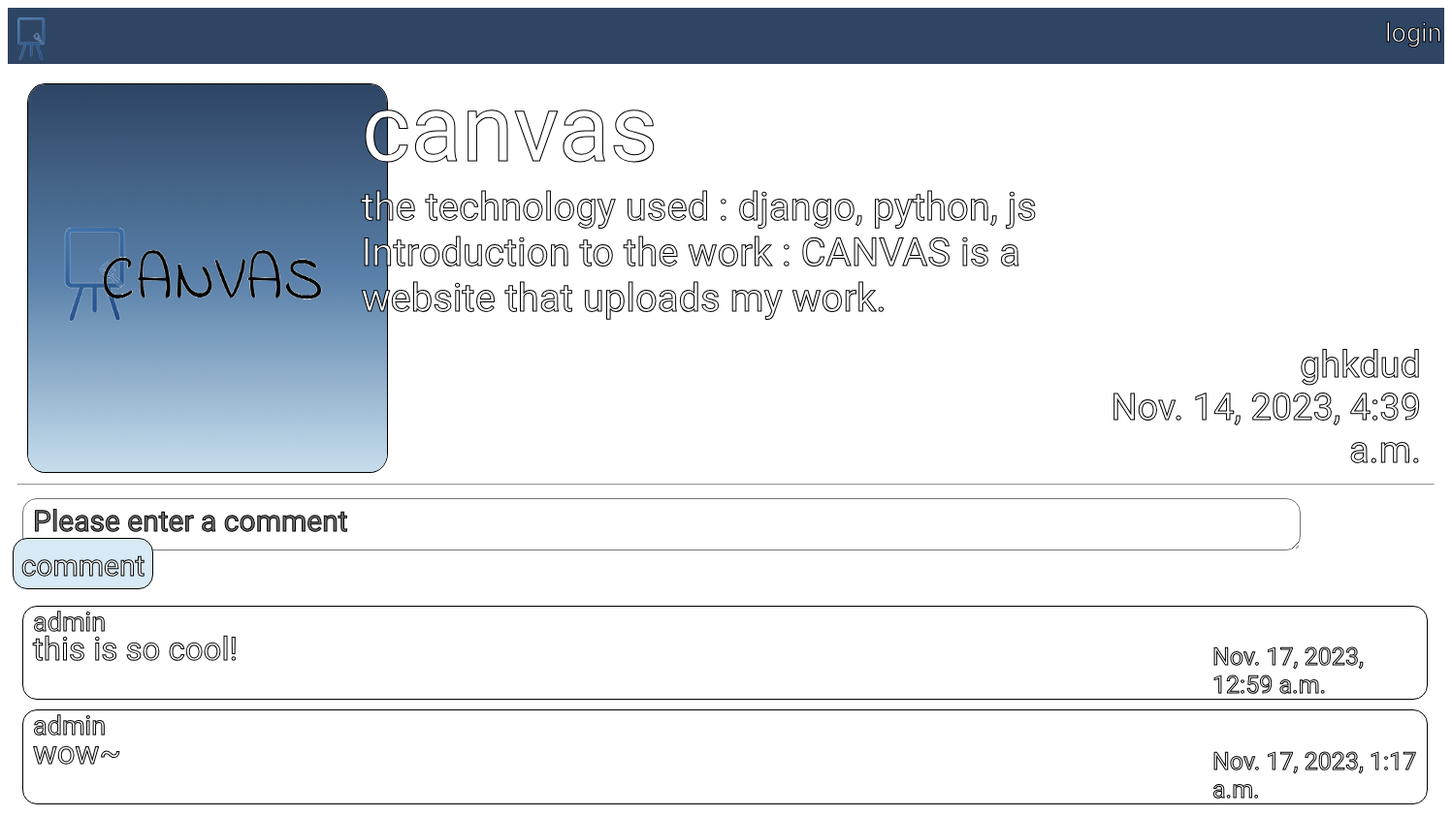
Page /palette/6/ on the committed database.
### palette/models.py (models this page shows, shortened)
class Drawing(models.Model):
    subject = models.CharField(max_length=200)
    author = models.ForeignKey(User, on_delete=models.CASCADE, related_name='author_drawing')
    content = models.TextField(default='')
    imgfile = models.ImageField(null=True, upload_to="", blank=True)
    uploadedFile = models.FileField(upload_to="result/")
    create_date = models.DateTimeField()
    modify_date = models.DateTimeField(null=True, blank=True)
    voter = models.ManyToManyField(User, related_name='voter_drawing')

class Comment(models.Model):
    author = models.ForeignKey(User, on_delete=models.CASCADE, related_name='author_comment')
    drawing = models.ForeignKey(Drawing, on_delete=models.CASCADE)
    content = models.TextField()
    create_date = models.DateTimeField()
    modify_date = models.DateTimeField(null=True, blank=True)
    voter = models.ManyToManyField(User, related_name='voter_comment')

### palette/views.py (the view)
# urls.py: path('<int:drawing_id>/', views.detail, name='detail'),
def detail(request, drawing_id):
    drawing = get_object_or_404(Drawing, pk=drawing_id)
    context = {'drawing': drawing}
    return render(request, 'palette/drawing_detail.html', context)

### templates/palette/drawing_detail.html (shortened to what this page needs)
{% extends 'base.html' %}
{% block content %}
<div class="top">
    <div class="img-wrapper">
        <img src="../../media/{{ drawing.imgfile }}">
    </div>
    <div class='intro'>
        <div class='subject'>{{ drawing.subject }}</div>
        <div class='content'>
            {{ drawing.content }}
        </div>
    </div>
    <div class="right">
        <div class="info">
            <div class='drawing_info'>
                <div class='drawing_user'>{{ drawing.author.username }}</div>
                <div class='drawing_date'>{{ drawing.create_date }}</div>
            </div>
        </div>
    </div>
</div>
<hr class='sep'>
<div class="bot">
    <form action = "{% url 'palette:comment_create' drawing.id %}" method="post">
        <textarea name="content" id="content" rows="15" placeholder="Please enter a comment" class='comment'></textarea>
        <input type="submit" value="comment" class='comment_submit'>
    </form>
        {% for comment in drawing.comment_set.all %}
            <div class='comment_box'>
                <div class="btn_comm">
                    <div class='comment_user'>{{ comment.author.username }}</div>
                </div>
                <div class='comment_content'>{{ comment.content }}</div>
                <div class='comment_date'>{{ comment.create_date }}</div>
            </div>
        {% endfor %}
</div>
{% endblock %}

### templates/palette/drawing_detail.html (style rules this page uses)
.top { display: flex; flex: auto; justify-content: space-between; }
.img-wrapper { display: flex; position: relative; width: 400px; height: 400px; border-radius: 5%; margin-top: 20px; margin-left: 20px; }
.img-wrapper img { border-radius: 5%; position: absolute; transform: translate(50, 50); width: 100%; height: 100%; object-fit: cover; margin: auto; border: 1px solid black; border-radius: 5%; }
.intro { position: relative; font-family: 'Indie Flower', cursive; color:white; -webkit-text-stroke: 1px black; margin-left: -3vh; }
.subject { margin-top: 10px; font-size: 97px; }
.content { position: relative; font-size: 40px; width: 90vh; }
.drawing_info { flex-direction: column; display: flex; font-family: 'Indie Flower', cursive; color:white; -webkit-text-stroke: 1px black; align-items: flex-end; position:relative; text-align: right; font-size: 38px; }
.info { display: flex; align-items: flex-end; }
.right { display: flex; flex-direction: column; justify-content: space-between; position: relative; margin-right: 3vh; }
.sep { position: relative; top: 5px; width: 98.5%; }
.bot { display: block; }
.comment { width: 163vh; height: 45px; border-radius: 15px; font-family: 'Indie Flower', cursive; font-size: 30px; color:white; -webkit-text-stroke: 1px black; padding-top: 5px; padding-left: 10px; margin-top: 10px; margin-left: 15px; }
.comment_submit { position: relative; top: -17px; width: 145px; height: 53px; border: 1px solid black; background-color: #D8EAF6; border-radius: 15px; font-family: 'Indie Flower', cursive; font-size: 30px; color:white; -webkit-text-stroke: 1px black; margin-left: 5px; padding-top: 5px; }
.comment_box { display: flex; flex-direction: column; position: relative; margin-left: 15px; width: 97%; margin-bottom: 10px; font-family: 'Indie Flower', cursive; color:white; border-radius: 15px; -webkit-text-stroke: 1px black; border: 1px solid black; padding-left: 10px; }
.btn_comm { display: flex; position: relative; }
.comment_user { display: flex; font-size: 27px; }
.comment_content { display: flex; font-size: 33px; position: relative; margin-top: -1vh; }
.comment_date { display: flex; position: relative; font-size: 25px; padding-left: 152vh; margin-top: -3vh; }

### rows in the picture
Drawing: imgfile (picture), subject "canvas", content "the technology used : django, python, js Introduction to the work : CANVAS is a website that uploads my work.", author.username "ghkdud", create_date "Nov. 14, 2023, 4:39 a.m."
Comment: author.username "admin", content "this is so cool!", create_date "Nov. 17, 2023, 12:59 a.m."
Comment: author.username "admin", content "wow~", create_date "Nov. 17, 2023, 1:17 a.m."
